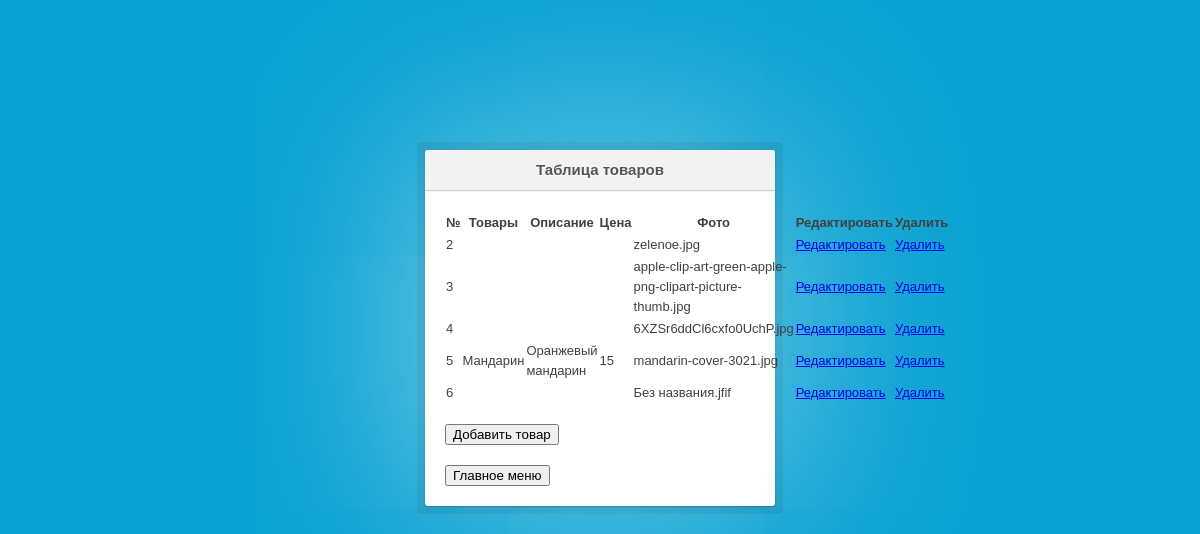
/localhost/spisok_product.php, run on the app's committed database.
### tables this page shows
CREATE TABLE `product` (
  `id` int(11) NOT NULL,
  `name` varchar(255) NOT NULL,
  `text` varchar(255) NOT NULL,
  `price` varchar(255) NOT NULL,
  `photo` varchar(255) NOT NULL
);

### localhost/spisok_product.php (the view, shortened to what this page needs)
<?php
require_once 'mysql.php';
$sql = "SELECT * FROM `product`";
$result = $pdo->query($sql);
?>
<!DOCTYPE html>
<html lang="en">
<head>
    <link rel="stylesheet" href="css/style.css">
</head>
<body>
<section class="container">
    <div class="login">
        <h1>Таблица товаров</h1>
        <?php
        echo "<table><tr><th>№</th><th>Товары</th><th>Описание</th><th>Цена</th><th>Фото</th><th>Редактировать</th><th>Удалить</th></tr>";
        while ($row = $result->fetch())
        {
            echo "<tr>";
            echo '<td>'.$row['id'].'</td>';
            echo '<td>'.$row['name'].'</td>';
            echo '<td>'.$row['text'].'</td>';
            echo '<td>'.$row['price'].'</td>';
            echo '<td>'.$row['photo'].'</td>';
            echo '<td><a href="update1.php?id='.$row['id'].'">Редактировать</a></td>';
            echo '<td><a href="delete1.php?id='.$row['id'].'">Удалить</a></td>';
            echo "</tr>";
        }
        ?>
        </table>
        <br>
        <form action="product.php">
            <button>Добавить товар</button>
        </form>
        <form action="index.html">
            <br>
            <button>Главное меню</button>
        </form>
    </div>
</section>
</body>
</html>

### localhost/css/style.css (style rules this page uses)
article, aside, details, figcaption, figure, footer, header, hgroup, menu, nav, section { display: block; }
body { line-height: 1; margin: 0; padding: 0; border: 0; font-size: 100%; font: inherit; vertical-align: baseline; }
table { border-collapse: collapse; border-spacing: 0; }
body { font: 13px/20px 'Lucida Grande', Tahoma, Verdana, sans-serif; color: #404040; background: #0ca3d2; }
.container { margin: 80px auto; width: 640px; }
.login { position: relative; margin: 150px auto 0 auto; padding: 20px 20px 20px; width: 310px; background: white; border-radius: 3px; -webkit-box-shadow: 0 0 200px rgba(255, 255, 255, 0.5), 0 1px 2px rgba(0, 0, 0, 0.3); box-shadow: 0 0 200px rgba(255, 255, 255, 0.5), 0 1px 2px rgba(0, 0, 0, 0.3); }
.login:before { content: ''; position: absolute; top: -8px; right: -8px; bottom: -8px; left: -8px; z-index: -1; background: rgba(0, 0, 0, 0.08); border-radius: 4px; }
.login h1 { margin: -20px -20px 21px; line-height: 40px; font-size: 15px; font-weight: bold; color: #555; text-align: center; text-shadow: 0 1px white; background: #f3f3f3; border-bottom: 1px solid #cfcfcf; border-radius: 3px 3px 0 0; background-image: -webkit-linear-gradient(top, whiteffd, #eef2f5); background-image: -moz-linear-gradient(top, whiteffd, #eef2f5); background-image: -o-linear-gradient(top, whiteffd, #eef2f5); background-image: linear-gradient(to bottom, whiteffd, #eef2f5); -webkit-box-shadow: 0 1px whitesmoke; box-shadow: 0 1px whitesmoke; }

### data on the page
product: id "2", photo "zelenoe.jpg"
product: id "3", photo "apple-clip-art-green-apple-png-clipart-picture-thumb.jpg"
product: id "4", photo "6XZSr6ddCl6cxfo0UchP.jpg"
product: id "5", name "Мандарин", text "Оранжевый мандарин", price "15", photo "mandarin-cover-3021.jpg"
product: id "6", photo "Без названия.jfif"
